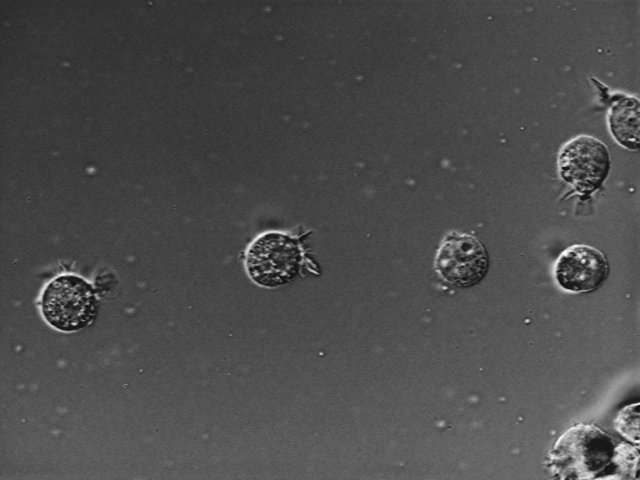
%> input picture 实验一/2_1.tif, 640 x 480 px
$ octave t2.m   (GNU Octave 9; MATLAB toolbox functions it lacks are replaced by stand-ins)
%> lines starting %> are read from the running program, lines starting %| are printed output that depends on the picture; in (x1, y1, x2, y2) boxes, pixels count from 0 and x2, y2 are one past the last pixel; in counts of white or black regions, pixels touching at a corner belong together; the program's own positions count from 1
imgname1='2_1.tif';
imgname2='2_2.tif';
A = imread(imgname1);
%> A is the input picture: size 480x640 uint8; min 15, max 254, mean 76.6
B = imread(imgname2);
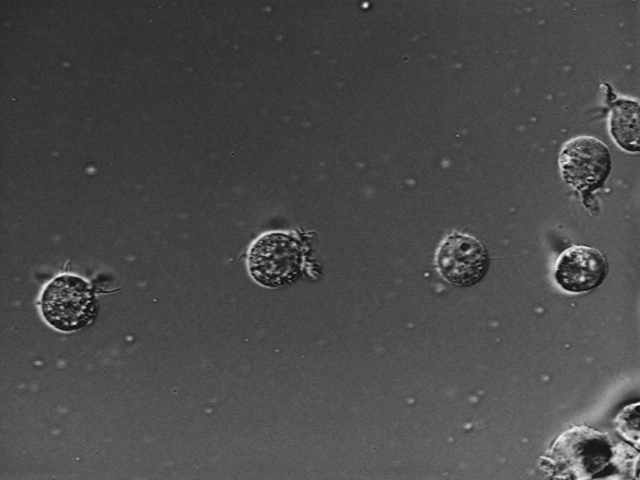
%> input picture 实验一/2_2.tif, 640 x 480 px
%> B is the input picture: size 480x640 uint8; min 15, max 254, mean 74.8
%A = A(1:1:452,1:1:540,1:1:3);
%B = B(1:1:452,1:1:540,1:1:3);
A1 = im2double(A); %将数据转化成double类型
B1 = im2double(B);
multi = immultiply(A,B);
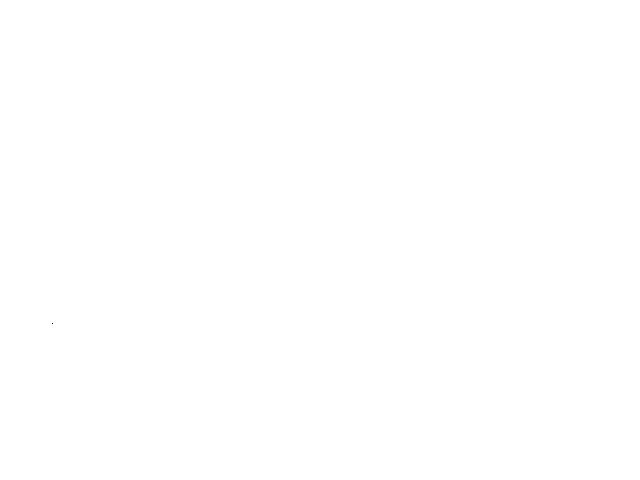
%> multi: size 480x640 uint8; values 225 (black) and 255 (white), 100% white; black in thin lines or dots, all inside (x1, y1, x2, y2) = (52, 323, 53, 324)
multi1 = immultiply(A1,B1);
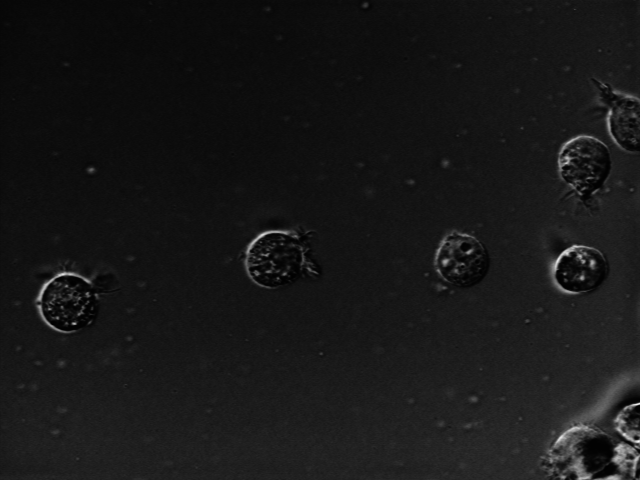
%> multi1: size 480x640 double; min 0.00346, max 0.988, mean 0.0935
figure(1);
subplot(1,2,1);imshow(A);
subplot(1,2,2);imshow(B);
title('原图');
figure(2);
subplot(1,2,1),imshow(multi);
subplot(1,2,2),imshow(multi1);
title('相乘操作后');
figure(3);
div = imdivide(A,B);
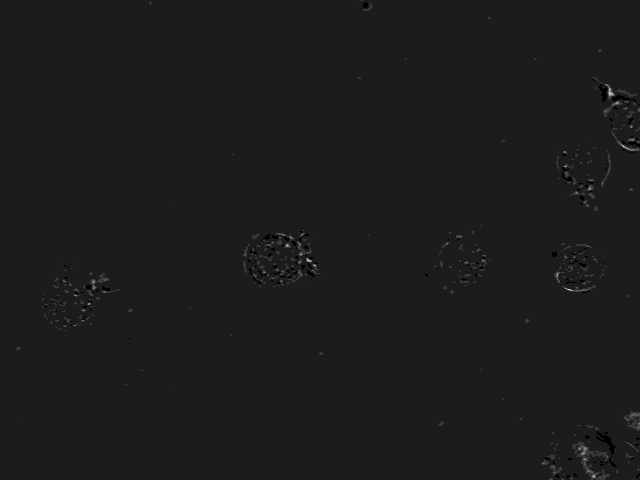
%> div: size 480x640 uint8; min 0, max 9, mean 1.01; drawn with min black and max white
div1 = imdivide(A1,B1);
subplot(1,2,1),imshow(div);
subplot(1,2,2),imshow(div1);
title('相除操作后');
figure(4);

add = imadd(A,B);
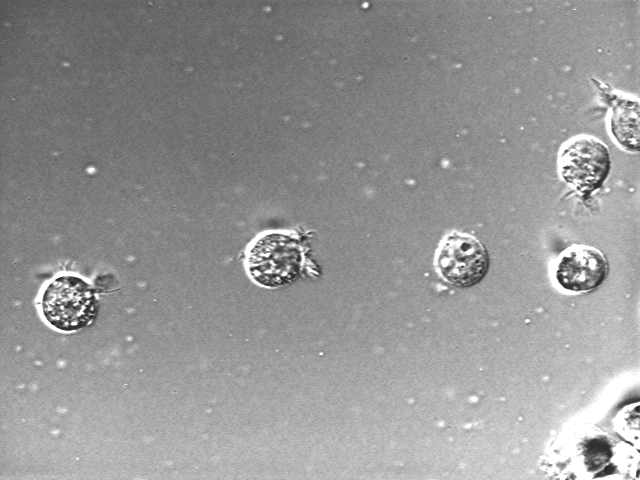
%> add: size 480x640 uint8; min 30, max 255, mean 150
add1 = imadd(A1,B1);
subplot(1,2,1),imshow(add);
subplot(1,2,2),imshow(add1);
title('相加操作后');
figure(5);
sub = imsubtract(A,B);
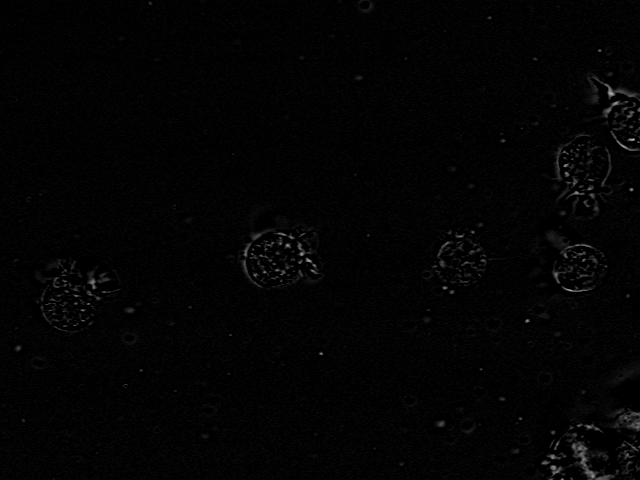
%> sub: size 480x640 uint8; min 0, max 171, mean 3.3
sub1 = imsubtract(A1,B1);
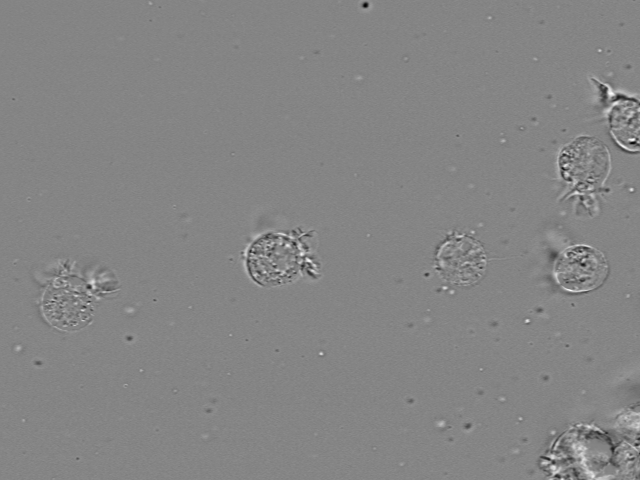
%> sub1: size 480x640 double; min -0.718, max 0.671, mean 0.0068; drawn with min black and max white
subplot(1,2,1),imshow(sub);
subplot(1,2,2),imshow(sub1);
title('相减操作后');
